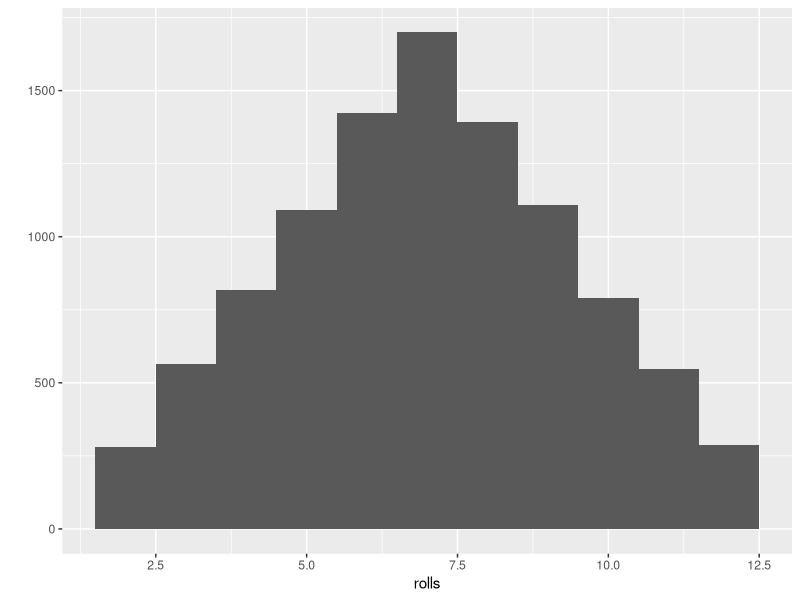
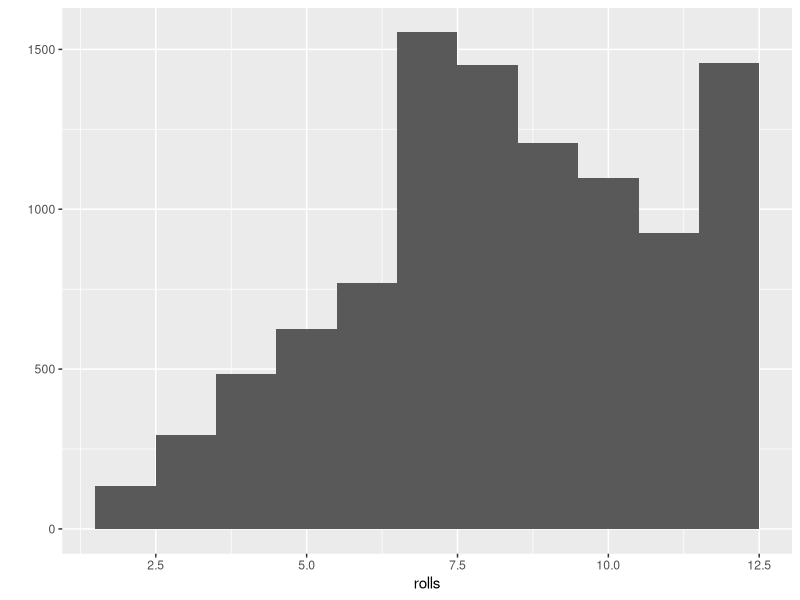

Source code (R) for these figures, in order:
## ---- chunk 1
die <- 1:6
## ---- chunk 2
sample(x = die, size = 1)
## ---- chunk 3
dice <- sample(die, size = 2, replace = TRUE)
dice

sum(dice)
## ---- chunk 4
roll <- function(){
  die <- 1:6
  dice <- sample(die, size = 2, replace = TRUE)
  sum(dice)
}
## ---- chunk 5
roll()
## ---- chunk 6
roll2 <- function(bones = 1:6){
  dice <- sample(bones, size = 2, replace = TRUE)
  sum(dice)
}
## ---- chunk 7
roll2()
## ---- chunk 8
replicate(10, roll())
## ---- chunk 9
rolls <- replicate(10000, roll())
## ---- chunk 10
library(ggplot2)
qplot(rolls, binwidth = 1)
## ---- chunk 11
roll <- function() {
die <- 1:6
dice <- sample(die, size = 2, replace = TRUE,
prob = c(1/8, 1/8, 1/8, 1/8, 1/8, 3/8))
sum(dice)
}
## ---- chunk 12
rolls <- replicate(10000, roll())
qplot(rolls, binwidth = 1)
